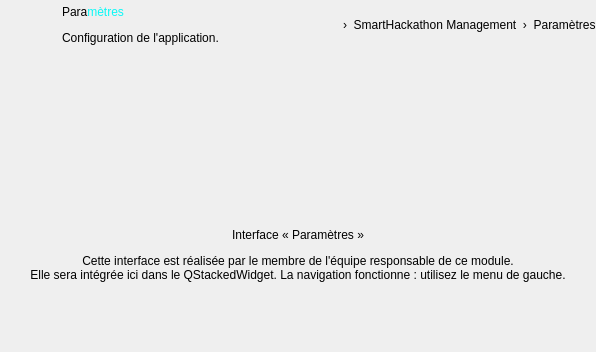
<widget class="QWidget" name="pageParametres"><layout class="QVBoxLayout" name="layoutPageParametres"><property name="leftMargin"><number>0</number></property><property name="topMargin"><number>0</number></property><property name="rightMargin"><number>0</number></property><property name="bottomMargin"><number>0</number></property><property name="spacing"><number>12</number></property><item><layout class="QHBoxLayout" name="layoutTitleParametres"><property name="spacing"><number>12</number></property><item><widget class="QLabel" name="labelTitleIconParametres"><property name="pixmap"><pixmap resource="resources.qrc">:/icons/ti_gear.png</pixmap></property><property name="scaledContents"><bool>true</bool></property><property name="minimumSize"><size><width>50</width><height>50</height></size></property><property name="maximumSize"><size><width>50</width><height>50</height></size></property></widget></item><item><layout class="QVBoxLayout" name="layoutTitleTxtParametres"><property name="spacing"><number>0</number></property><item><widget class="QLabel" name="labelTitleParametres"><property name="text"><string>Para&lt;span style="color:#0BF8F6;"&gt;mètres&lt;/span&gt;</string></property><property name="textFormat"><enum>Qt::RichText</enum></property><property name="pageTitle" stdset="0"><bool>true</bool></property></widget></item><item><widget class="QLabel" name="labelSubtitleParametres"><property name="text"><string>Configuration de l'application.</string></property><property name="pageSub" stdset="0"><bool>true</bool></property></widget></item></layout></item><item><spacer name="spTitleParametres"><property name="orientation"><enum>Qt::Horizontal</enum></property><property name="sizeHint" stdset="0"><size><width>40</width><height>10</height></size></property></spacer></item><item><widget class="QLabel" name="labelHomeIconParametres"><property name="pixmap"><pixmap resource="resources.qrc">:/icons/home_c.png</pixmap></property><property name="scaledContents"><bool>true</bool></property><property name="minimumSize"><size><width>16</width><height>16</height></size></property><property name="maximumSize"><size><width>16</width><height>16</height></size></property></widget></item><item><widget class="QLabel" name="labelBreadcrumbParametres"><property name="text"><string>›  SmartHackathon Management  ›  Paramètres</string></property><property name="pageSub" stdset="0"><bool>true</bool></property></widget></item></layout></item><item><widget class="QFrame" name="framePlaceholderParametres"><property name="card" stdset="0"><bool>true</bool></property><layout class="QVBoxLayout" name="layoutPhParametres"><property name="leftMargin"><number>30</number></property><property name="topMargin"><number>30</number></property><property name="rightMargin"><number>30</number></property><property name="bottomMargin"><number>30</number></property><property name="spacing"><number>12</number></property><item><spacer name="spPhTParametres"><property name="orientation"><enum>Qt::Vertical</enum></property><property name="sizeHint" stdset="0"><size><width>20</width><height>40</height></size></property></spacer></item><item alignment="Qt::AlignHCenter"><widget class="QLabel" name="labelPhIconParametres"><property name="pixmap"><pixmap resource="resources.qrc">:/icons/ti_gear.png</pixmap></property><property name="scaledContents"><bool>true</bool></property><property name="minimumSize"><size><width>84</width><height>84</height></size></property><property name="maximumSize"><size><width>84</width><height>84</height></size></property></widget></item><item><widget class="QLabel" name="labelPhTitleParametres"><property name="text"><string>Interface « Paramètres »</string></property><property name="phTitle" stdset="0"><bool>true</bool></property><property name="alignment"><set>Qt::AlignCenter</set></property></widget></item><item><widget class="QLabel" name="labelPhTextParametres"><property name="text"><string>Cette interface est réalisée par le membre de l'équipe responsable de ce module.
Elle sera intégrée ici dans le QStackedWidget. La navigation fonctionne : utilisez le menu de gauche.</string></property><property name="phText" stdset="0"><bool>true</bool></property><property name="alignment"><set>Qt::AlignCenter</set></property></widget></item><item><spacer name="spPhBParametres"><property name="orientation"><enum>Qt::Vertical</enum></property><property name="sizeHint" stdset="0"><size><width>20</width><height>40</height></size></property></spacer></item></layout></widget></item></layout></widget>
